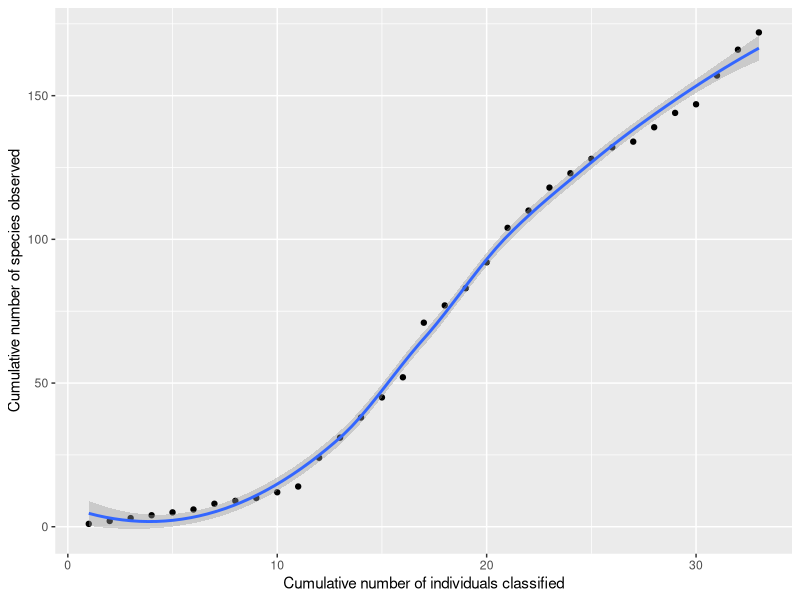

This chart was generated by the following R code:
## ---- chunk 1
#To make tables
library(kableExtra)
library(knitr)
#To manipulate and plot data
library(tidyverse)
## ---- chunk 2
community_data = data.frame(
  number = c(1,2,3,4,5,6,7,8,9,10,11,12,13,14,15,16,17,18,19,20,21,22,23,24,25,26,27,28,29,30,31,32,33,34,35,36,37,38,39,40,41,42,43,44,45,46,47,48,49,50,51),
  name = c("orange bear", "pink bear", "yellow bear", "white bear", "red bear", "green bear", "pink solid bear", "red solid bear", "yellow jellybean", "orange jellybean", "pink jellybean", "green jellybean", "red jellybean", "yellow long jelly rod", "orange long jelly rod", "red long jelly rod", "black long jelly rod", "red swirl", "blue swirl", "yellow oval", "long red string", "orange spider", "pink spider", "purple spider", "red coke bottle", "pink coke bottle", "yellow coke bottle", "silver kiss", "big blue brick", "big yellow brick", "big pink brick", "small blue brick", "small yellow brick", "small green brick", "small pink brick", "green circle", "purple circle", "red circle", "orange circle", "yellow circle", "orange m&m", "green m&m", "red m&m", "yellow m&m", "brown m&m", "blue m&m", "yellow skittle", "orange skittle", "red skittle", "brown skittle", "green skittle"),
  characteristics = c("soft gummy bear", "soft gummy bear", "soft gummy bear", "soft gummy bear", "soft gummy bear", "soft gummy bear", "soft gummy bear", "soft gummy bear", "soft rod", "soft rod", "soft rod", "soft rod", "soft rod", "soft rod", "soft rod", "soft rod", "soft rod", "soft circular", "soft circular", "soft oval", "soft filamentous", "soft filamentous", "soft filamentous", "soft filamentous", "soft filamentous", "soft filamentous", "soft filamentous", "hard medium cone", "hard", "hard", "hard", "hard", "hard", "hard", "hard", "hard round big", "hard round big", "hard round big", "hard round big", "hard round big", "hard disk", "hard disk", "hard disk", "hard disk", "hard disk", "hard disk", "hard disk", "hard disk", "hard disk", "hard disk", "hard disk"),
  occurences = c(14, 16, 16, 16, 10, 18, 1, 1, 26, 31, 37, 33, 38, 3, 1, 2, 1, 1, 2, 1, 5, 2, 3, 1, 1, 1, 1, 15, 1, 1, 1, 3, 3, 2, 6, 5, 3, 7, 5, 3, 59, 30, 27, 34, 30, 60, 34, 39, 30, 30, 42)
)
## ---- chunk 3
community_data %>% 
  kable("html") %>%
  kable_styling(bootstrap_options = "striped", font_size = 10, full_width = F)
## ---- chunk 4
sample_data = data.frame(
  number = c(1,2,3,4,5,6,7,8,9,10,11,12,13,14,15,16,17,18,19,20,21,22,23,24,25,26,27,28,29,30,31,32,33),
  name = c("orange bear", "pink bear", "yellow bear", "white bear", "red bear", "green bear", "yellow jellybean", "orange jellybean", "pink jellybean", "green jellybean", "red jellybean", "black long jelly rod", "long red string", "pink spider", "big pink brick", "small blue brick", "small green brick", "small pink brick", "green circle", "red circle", "orange circle", "yellow circle", "orange m&m", "green m&m", "red m&m", "yellow m&m", "brown m&m", "blue m&m", "yellow skittle", "orange skittle", "red skittle", "brown skittle", "green skittle"),
  characteristics = c("soft gummy bear", "soft gummy bear", "soft gummy bear", "soft gummy bear", "soft gummy bear", "soft gummy bear", "soft rod", "soft rod", "soft rod", "soft rod", "soft rod", "soft rod", "soft filamentous", "soft filamentous", "hard", "hard", "hard", "hard", "hard round big", "hard round big", "hard round big", "hard round big", "hard disk", "hard disk", "hard disk", "hard disk", "hard disk", "hard disk", "hard disk", "hard disk", "hard disk", "hard disk", "hard disk"),
  occurences = c(8, 5, 5, 4, 2, 5, 5, 3, 10, 9, 6, 1, 1, 1, 1, 1, 1, 2, 1, 1, 2, 2, 10, 7, 7, 7, 7, 19, 6, 6, 9, 12, 6)
)

## ---- chunk 5
collectors_curve = data.frame(
  x = c(1,2,3,4,5,6,7,8,9,10,11,12,13,14,15,16,17,18,19,20,21,22,23,24,25,26,27,28,29,30,31,32,33),
  y = c(1,2,3,4,5,6,8,9,10,12,14,24,31,38,45,52,71,77,83,92,104,110,118,123,128,132,134,139,144,147,157,166,172)
)
## ---- chunk 6
ggplot(collectors_curve, aes(x=x, y=y)) +
  geom_point() +
  geom_smooth() +
  labs(x="Cumulative number of individuals classified", y="Cumulative number of species observed")
## ---- chunk 7
species1 = 2/(2+4+1)
species2 = 4/(2+4+1)
species3 = 1/(2+4+1)

1 / (species1^2 + species2^2 + species3^2)
## ---- chunk 8
3 + 1^2/(2*2)
## ---- chunk 9
library(vegan)
## ---- chunk 10
community_data_diversity = 
  community_data %>% 
  select(name, occurences) %>% 
  spread(name, occurences)

## ---- chunk 11
diversity(community_data_diversity, index="invsimpson")
## ---- chunk 12
specpool(community_data_diversity)
